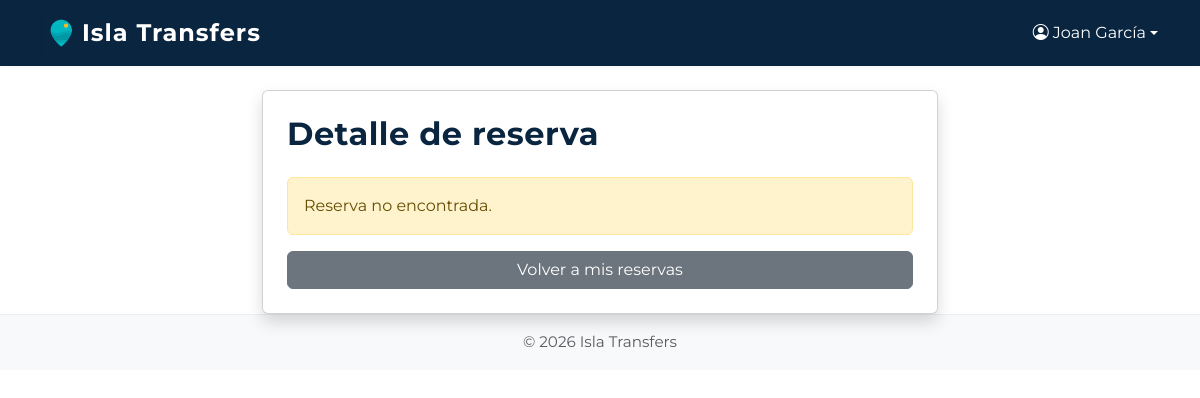
The page /user/verDetallesReserva/10 (signed in) on the database as committed earlier.
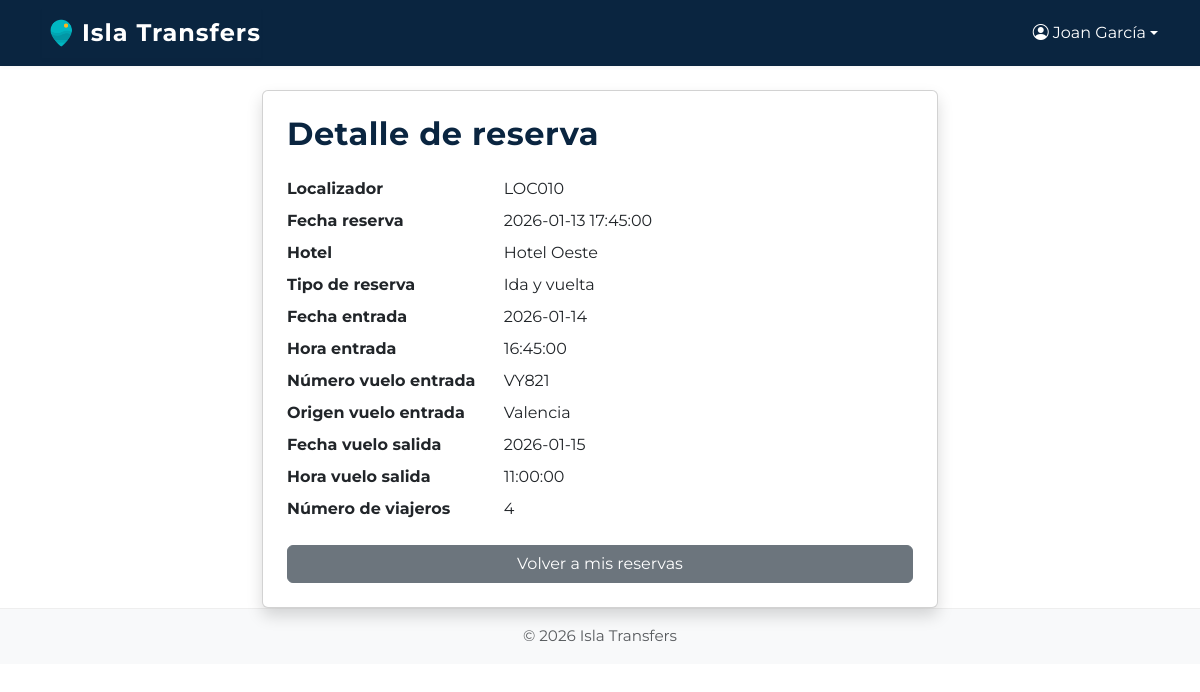
The same page on the database as committed later.
### tables this page shows
CREATE TABLE `transfer_reservas` (
  `id_reserva` int(11) NOT NULL,
  `localizador` varchar(100) NOT NULL,
  `id_hotel` int(11) DEFAULT NULL COMMENT 'Es el hotel que realiza la reserva',
  `id_tipo_reserva` int(11) NOT NULL,
  `id_viajero` int(11) NOT NULL,
  `fecha_reserva` datetime NOT NULL,
  `fecha_modificacion` datetime NOT NULL,
  `id_destino` int(11) NOT NULL,
  `fecha_entrada` date NULL,
  `hora_entrada` time NULL,
  `numero_vuelo_entrada` varchar(50) NOT NULL,
  `origen_vuelo_entrada` varchar(50) NULL,
  `hora_vuelo_salida` time NULL,
  `fecha_vuelo_salida` date NULL,
  `num_viajeros` int(11) NOT NULL,
  `id_vehiculo` int(11) NOT NULL
);

CREATE TABLE `transfer_hoteles` (
  `id_hotel` int(11) NOT NULL,
  `nombre` varchar(100) DEFAULT NULL,
  `id_zona` int(11) DEFAULT NULL,
  `comision` int(11) DEFAULT NULL,
  `usuario` varchar(100) NOT NULL UNIQUE,
  `email` varchar(100) NOT NULL UNIQUE,
  `password` varchar(255) NOT NULL
);

CREATE TABLE `transfer_tipo_reservas` (
  `id_tipo_reserva` int(11) NOT NULL,
  `descripcion` varchar(100) NOT NULL
);

### html/index.php (called while the page is built, shortened)
<?php
spl_autoload_register(function ($class) {
    $paths = [
        __DIR__ . '/../core/' . $class . '.php',
        __DIR__ . '/../app/controllers/' . $class . '.php',
        __DIR__ . '/../app/models/' . $class . '.php',
        __DIR__ . '/../app/helpers/' . $class . '.php',
    ];
    foreach ($paths as $path) {
        if (file_exists($path)) {
            return;
        }
    }
});
$router = new Router();
$router->route();

### core/Controller.php (called while the page is built, shortened)
<?php
class Controller
{
    public function view($view, $data = [])
    {
        extract($data);
        require __DIR__ . "/../app/views/$view.php";
    }
}

### app/controllers/UserController.php (called while the page is built, shortened)
<?php
class UserController extends Controller
{
    public function verDetallesReserva($id_reserva)
    {
        $reservaModel = $this->model('Reserva');
        $reserva = $reservaModel->getByIdWithDetails($id_reserva);
        if (!$reserva || $reserva['id_viajero'] != $_SESSION['user_id']) {
            $reserva = null;
        }
        $this->view('user/verDetallesReserva', [
            'reserva' => $reserva
        ]);
    }
}

### app/models/Reserva.php (called while the page is built, shortened)
<?php
class Reserva extends Model
{
    public function getByIdWithDetails($id)
    {
        $db = $this->db();
        $stmt = $db->prepare("
        SELECT r.*,
               h.nombre AS hotel_nombre,
               d.nombre AS destino_hotel,
               t.descripcion AS tipo_reserva_nombre
        FROM transfer_reservas r
        LEFT JOIN transfer_hoteles h ON r.id_hotel = h.id_hotel
        LEFT JOIN transfer_hoteles d ON r.id_destino = d.id_hotel
        LEFT JOIN transfer_tipo_reservas t ON r.id_tipo_reserva = t.id_tipo_reserva
        WHERE r.id_reserva = ?
        LIMIT 1
    ");
        $stmt->execute([$id]);
        return $stmt->fetch(PDO::FETCH_ASSOC);
    }
}

### app/views/user/verDetallesReserva.php (the view)
<?php require __DIR__ . '/../components/header.php'; ?>
<?php require __DIR__ . '/../components/navbar.php'; ?>
<div class="container mt-4" style="max-width: 700px;">
    <div class="card shadow p-4">
        <h2 class="mb-4">Detalle de reserva</h2>
        <?php if (empty($reserva)): ?>
            <div class="alert alert-warning">Reserva no encontrada.</div>
        <?php else: ?>
            <dl class="row">
                <dt class="col-sm-4">Localizador</dt>
                <dd class="col-sm-8"><?= htmlspecialchars($reserva['localizador']) ?></dd>
                <dt class="col-sm-4">Fecha reserva</dt>
                <dd class="col-sm-8"><?= htmlspecialchars($reserva['fecha_reserva']) ?></dd>
                <dt class="col-sm-4">Hotel</dt>
                <dd class="col-sm-8"><?= htmlspecialchars($reserva['destino_hotel'] ?? '—') ?></dd>
                <dt class="col-sm-4">Tipo de reserva</dt>
                <dd class="col-sm-8"><?= htmlspecialchars($reserva['tipo_reserva_nombre'] ?? '—') ?></dd>
                <dt class="col-sm-4">Fecha entrada</dt>
                <dd class="col-sm-8"><?= htmlspecialchars($reserva['fecha_entrada'] ?? '') ?></dd>
                <dt class="col-sm-4">Hora entrada</dt>
                <dd class="col-sm-8"><?= htmlspecialchars($reserva['hora_entrada'] ?? '') ?></dd>
                <dt class="col-sm-4">Número vuelo entrada</dt>
                <dd class="col-sm-8"><?= htmlspecialchars($reserva['numero_vuelo_entrada'] ?? '') ?></dd>
                <dt class="col-sm-4">Origen vuelo entrada</dt>
                <dd class="col-sm-8"><?= htmlspecialchars($reserva['origen_vuelo_entrada'] ?? '') ?></dd>
                <dt class="col-sm-4">Fecha vuelo salida</dt>
                <dd class="col-sm-8"><?= htmlspecialchars($reserva['fecha_vuelo_salida'] ?? '') ?></dd>
                <dt class="col-sm-4">Hora vuelo salida</dt>
                <dd class="col-sm-8"><?= htmlspecialchars($reserva['hora_vuelo_salida'] ?? '') ?></dd>
                <dt class="col-sm-4">Número de viajeros</dt>
                <dd class="col-sm-8"><?= htmlspecialchars($reserva['num_viajeros']) ?></dd>
            </dl>
        <?php endif; ?>
        <a href="/user/misreservas" class="btn btn-secondary">Volver a mis reservas</a>
    </div>
</div>
<?php require __DIR__ . '/../components/footer.php'; ?>

### core/Router.php
<?php
class Router
{
    public function route()
    {
        $url = $_GET['url'] ?? '';
        $url = trim($url, '/');
        $parts = explode('/', $url);
        $controllerName = !empty($parts[0]) ? ucfirst($parts[0]) . 'Controller' : 'HomeController';
        $method = $parts[1] ?? 'index';
        $params = array_slice($parts, 2);
        if (file_exists("../app/controllers/$controllerName.php")) {
            $controller = new $controllerName();
            if (method_exists($controller, $method)) {
                call_user_func_array([$controller, $method], $params);
            } else {
                echo "Mètode no trobat.";
            }
        } else {
            echo "Controlador no trobat.";
        }
    }
}

### app/views/components/header.php (shortened to what this page needs)
<!DOCTYPE html>
<html lang="ca">
<head>
    <link href="https://cdn.jsdelivr.net/npm/bootstrap@5.3.8/dist/css/bootstrap.min.css" rel="stylesheet">
    <link rel="stylesheet" href="https://cdn.jsdelivr.net/npm/bootstrap-icons@1.11.1/font/bootstrap-icons.min.css">
    <link href="/css/custom.css" rel="stylesheet">
</head>
<body>

### app/views/components/navbar.php (shortened to what this page needs)
<nav class="navbar navbar-expand-lg navbar-light bg-light">
    <div class="container">
        <a class="navbar navbar-brand" href="/">
            <img src="/img/logo.png" alt="Logo" height="40">
            Isla Transfers
        </a>
        <div class="d-flex align-items-center">
            <?php if (!empty($_SESSION['user_id'])): ?>
                <div class="dropdown">
                    <a class="nav-link dropdown-toggle text-white d-flex align-items-center" href="#" id="userDropdown" role="button" data-bs-toggle="dropdown" aria-expanded="false">
                        <i class="bi bi-person-circle me-1"></i>
                        <?= htmlspecialchars($_SESSION['user_name'] ?? '') ?>
                    </a>
                </div>
            <?php else: ?>
                <a href="/auth/login" class="btn btn-primary">Inicia sesión</a>
            <?php endif; ?>
        </div>
    </div>
</nav>

### app/views/components/footer.php (shortened to what this page needs)
<footer class="footer mt-auto py-3 bg-light">
    <div class="container text-center">
        <span class="text-muted">&copy; <?= date('Y') ?> Isla Transfers</span>
    </div>
</footer>
</body>
</html>

### html/css/custom.css (style rules this page uses)
:root { --color-principal: #00b7c2; --color-header: #0a2540; --color-texto: #333; --color-bg: #fff; --color-navbar-bg: #0a2540; --color-footer-bg: var(--color-gris); --color-footer-text: #888; --color-acento: #ff6b6b; --color-enfasis: #ffb81c; --color-neutro: #f6e7d8; --color-gris: #6b7280; --color-fondo: #fff; }
body { font-family: "Montserrat", Arial, sans-serif; background-color: var(--color-fondo); color: var(--color-texto); }
.navbar { background-color: var(--color-navbar-bg) !important; box-shadow: 0 2px 4px rgba(0, 0, 0, 0.03); }
.navbar-brand { font-weight: bold; font-size: 1.5em; color: var(--color-bg) !important; letter-spacing: 1px; }
h1, h2, h3 { color: var(--color-header); font-weight: 700; letter-spacing: 0.5px; }
footer.footer { background-color: var(--color-footer-bg); color: var(--color-footer-text); font-size: 0.95rem; border-top: 1px solid #eee; padding: 1.2em 0; margin-top: 4em; }

Rows that differ between the two databases and show on the page:
now on this page (row edited): transfer_reservas: localizador "LOC010", fecha_reserva "2026-01-13 17:45:00", id_destino.nombre "Hotel Oeste", id_tipo_reserva.descripcion "Ida y vuelta", fecha_entrada "2026-01-14", hora_entrada "16:45:00", numero_vuelo_entrada "VY821", origen_vuelo_entrada "Valencia", fecha_vuelo_salida "2026-01-15", hora_vuelo_salida "11:00:00", num_viajeros "4"
Other text that changed with them:
text no longer shown: "Reserva no encontrada."
text now shown: "Localizador Fecha reserva Hotel Tipo de reserva Fecha entrada Hora entrada Número vuelo entrada Origen vuelo entrada Fecha vuelo salida Hora vuelo salida Número de viajeros"
